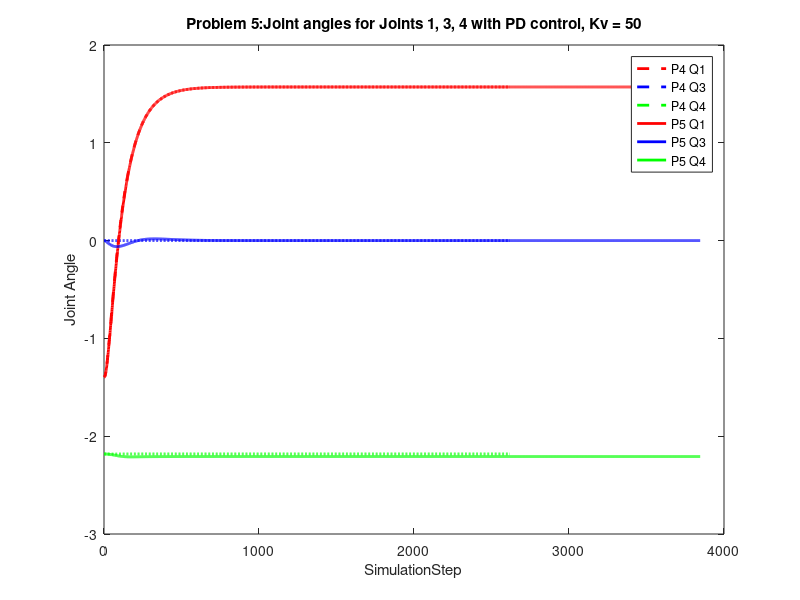

MATLAB code for this plot:
% Problem 5 graph
ctl4data = importdata("controller4.txt", ',');
ctl5data = importdata("controller5.txt", ',');
figure();
plot(ctl4data(:,2),"--r", "LineWidth", 2.0);
hold on;
plot(ctl4data(:,3),"--b", "LineWidth", 2.0);
plot(ctl4data(:, 4),"--g", "LineWidth", 2.0);
plot(ctl5data(:,2),"-r", "LineWidth", 2.0);
hold on;
plot(ctl5data(:,3),"-b","LineWidth", 2.0);
plot(ctl5data(:, 4),"-g","LineWidth", 2.0);
xlabel("SimulationStep" );
ylabel("Joint Angle");
title("Problem 5:Joint angles for Joints 1, 3, 4 with PD control, Kv = 50");
legend("P4 Q1", "P4 Q3", "P4 Q4", "P5 Q1", "P5 Q3", "P5 Q4");
